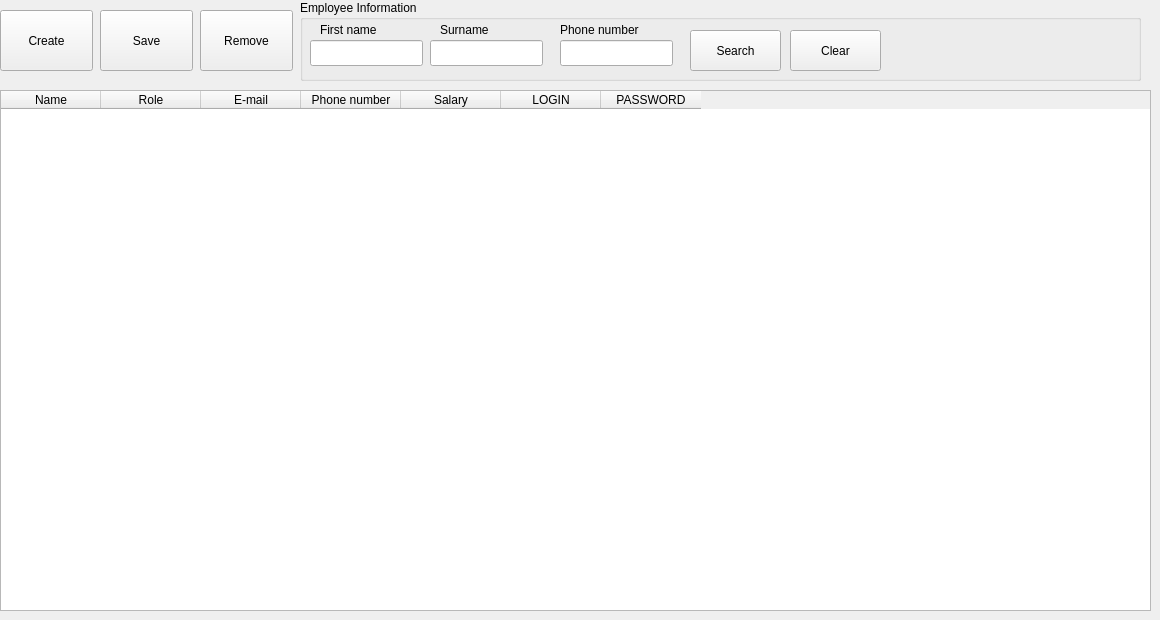
    <widget class="QWidget" name="tab_3">
     <attribute name="title">
      <string>Employees</string>
     </attribute>
     <widget class="QTableWidget" name="tableWidget_3">
      <property name="geometry">
       <rect>
        <x>0</x>
        <y>90</y>
        <width>1151</width>
        <height>521</height>
       </rect>
      </property>
      <column>
       <property name="text">
        <string>Name</string>
       </property>
      </column>
      <column>
       <property name="text">
        <string>Role</string>
       </property>
      </column>
      <column>
       <property name="text">
        <string>E-mail</string>
       </property>
      </column>
      <column>
       <property name="text">
        <string>Phone number</string>
       </property>
      </column>
      <column>
       <property name="text">
        <string>Salary</string>
       </property>
      </column>
      <column>
       <property name="text">
        <string>LOGIN</string>
       </property>
      </column>
      <column>
       <property name="text">
        <string>PASSWORD</string>
       </property>
      </column>
     </widget>
     <widget class="QPushButton" name="pushButton_27">
      <property name="geometry">
       <rect>
        <x>0</x>
        <y>10</y>
        <width>93</width>
        <height>61</height>
       </rect>
      </property>
      <property name="text">
       <string>Create</string>
      </property>
     </widget>
     <widget class="QPushButton" name="pushButton_28">
      <property name="geometry">
       <rect>
        <x>200</x>
        <y>10</y>
        <width>93</width>
        <height>61</height>
       </rect>
      </property>
      <property name="text">
       <string>Remove</string>
      </property>
     </widget>
     <widget class="QPushButton" name="pushButton_29">
      <property name="geometry">
       <rect>
        <x>100</x>
        <y>10</y>
        <width>93</width>
        <height>61</height>
       </rect>
      </property>
      <property name="text">
       <string>Save</string>
      </property>
     </widget>
     <widget class="QGroupBox" name="groupBox_5">
      <property name="geometry">
       <rect>
        <x>300</x>
        <y>0</y>
        <width>841</width>
        <height>81</height>
       </rect>
      </property>
      <property name="title">
       <string>Employee Information</string>
      </property>
      <widget class="QLineEdit" name="lineEdit_6">
       <property name="geometry">
        <rect>
         <x>10</x>
         <y>40</y>
         <width>113</width>
         <height>26</height>
        </rect>
       </property>
      </widget>
      <widget class="QLabel" name="label_18">
       <property name="geometry">
        <rect>
         <x>20</x>
         <y>20</y>
         <width>91</width>
         <height>20</height>
        </rect>
       </property>
       <property name="text">
        <string>First name</string>
       </property>
      </widget>
      <widget class="QLineEdit" name="lineEdit_7">
       <property name="geometry">
        <rect>
         <x>130</x>
         <y>40</y>
         <width>113</width>
         <height>26</height>
        </rect>
       </property>
      </widget>
      <widget class="QLabel" name="label_19">
       <property name="geometry">
        <rect>
         <x>140</x>
         <y>20</y>
         <width>101</width>
         <height>20</height>
        </rect>
       </property>
       <property name="text">
        <string>Surname</string>
       </property>
      </widget>
      <widget class="QLineEdit" name="lineEdit_8">
       <property name="geometry">
        <rect>
         <x>260</x>
         <y>40</y>
         <width>113</width>
         <height>26</height>
        </rect>
       </property>
      </widget>
      <widget class="QLabel" name="label_20">
       <property name="geometry">
        <rect>
         <x>260</x>
         <y>20</y>
         <width>101</width>
         <height>20</height>
        </rect>
       </property>
       <property name="text">
        <string>Phone number</string>
       </property>
      </widget>
      <widget class="QPushButton" name="pushButton_33">
       <property name="geometry">
        <rect>
         <x>390</x>
         <y>30</y>
         <width>91</width>
         <height>41</height>
        </rect>
       </property>
       <property name="text">
        <string>Search</string>
       </property>
      </widget>
      <widget class="QPushButton" name="pushButton_34">
       <property name="geometry">
        <rect>
         <x>490</x>
         <y>30</y>
         <width>91</width>
         <height>41</height>
        </rect>
       </property>
       <property name="text">
        <string>Clear</string>
       </property>
      </widget>
     </widget>
    </widget>
